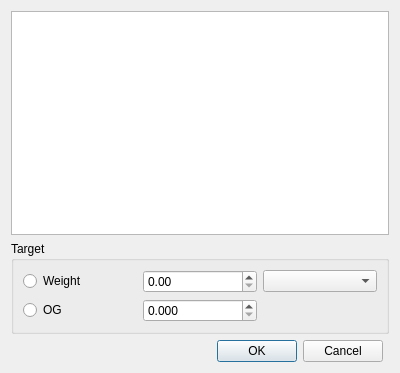
<?xml version="1.0" encoding="UTF-8"?>
<ui version="4.0">
 <class>MaltPercentDialog</class>
 <widget class="QDialog" name="MaltPercentDialog">
  <property name="geometry">
   <rect>
    <x>0</x>
    <y>0</y>
    <width>400</width>
    <height>373</height>
   </rect>
  </property>
  <property name="windowTitle">
   <string>Dialog</string>
  </property>
  <layout class="QGridLayout" name="gridLayout_2">
   <item row="0" column="0" colspan="2">
    <widget class="QTableView" name="maltTable"/>
   </item>
   <item row="1" column="0" rowspan="2" colspan="2">
    <widget class="QGroupBox" name="groupBox">
     <property name="title">
      <string>Target</string>
     </property>
     <layout class="QGridLayout" name="gridLayout">
      <item row="0" column="0">
       <widget class="QRadioButton" name="weightCheck">
        <property name="text">
         <string>Weight</string>
        </property>
        <attribute name="buttonGroup">
         <string notr="true">buttonGroup</string>
        </attribute>
       </widget>
      </item>
      <item row="0" column="1">
       <widget class="QDoubleSpinBox" name="weightSpin"/>
      </item>
      <item row="0" column="2">
       <widget class="QComboBox" name="weightUnitsCombo"/>
      </item>
      <item row="1" column="0">
       <widget class="QRadioButton" name="ogCheck">
        <property name="text">
         <string>OG</string>
        </property>
        <attribute name="buttonGroup">
         <string notr="true">buttonGroup</string>
        </attribute>
       </widget>
      </item>
      <item row="1" column="1">
       <widget class="QDoubleSpinBox" name="ogSpin">
        <property name="decimals">
         <number>3</number>
        </property>
        <property name="maximum">
         <double>2.000000000000000</double>
        </property>
        <property name="singleStep">
         <double>0.001000000000000</double>
        </property>
       </widget>
      </item>
     </layout>
    </widget>
   </item>
   <item row="3" column="0">
    <widget class="QDialogButtonBox" name="buttonBox">
     <property name="orientation">
      <enum>Qt::Horizontal</enum>
     </property>
     <property name="standardButtons">
      <set>QDialogButtonBox::Cancel|QDialogButtonBox::Ok</set>
     </property>
    </widget>
   </item>
  </layout>
 </widget>
 <resources/>
 <connections>
  <connection>
   <sender>buttonBox</sender>
   <signal>accepted()</signal>
   <receiver>MaltPercentDialog</receiver>
   <slot>accept()</slot>
   <hints>
    <hint type="sourcelabel">
     <x>248</x>
     <y>254</y>
    </hint>
    <hint type="destinationlabel">
     <x>157</x>
     <y>274</y>
    </hint>
   </hints>
  </connection>
  <connection>
   <sender>buttonBox</sender>
   <signal>rejected()</signal>
   <receiver>MaltPercentDialog</receiver>
   <slot>reject()</slot>
   <hints>
    <hint type="sourcelabel">
     <x>316</x>
     <y>260</y>
    </hint>
    <hint type="destinationlabel">
     <x>286</x>
     <y>274</y>
    </hint>
   </hints>
  </connection>
 </connections>
 <buttongroups>
  <buttongroup name="buttonGroup"/>
 </buttongroups>
</ui>
